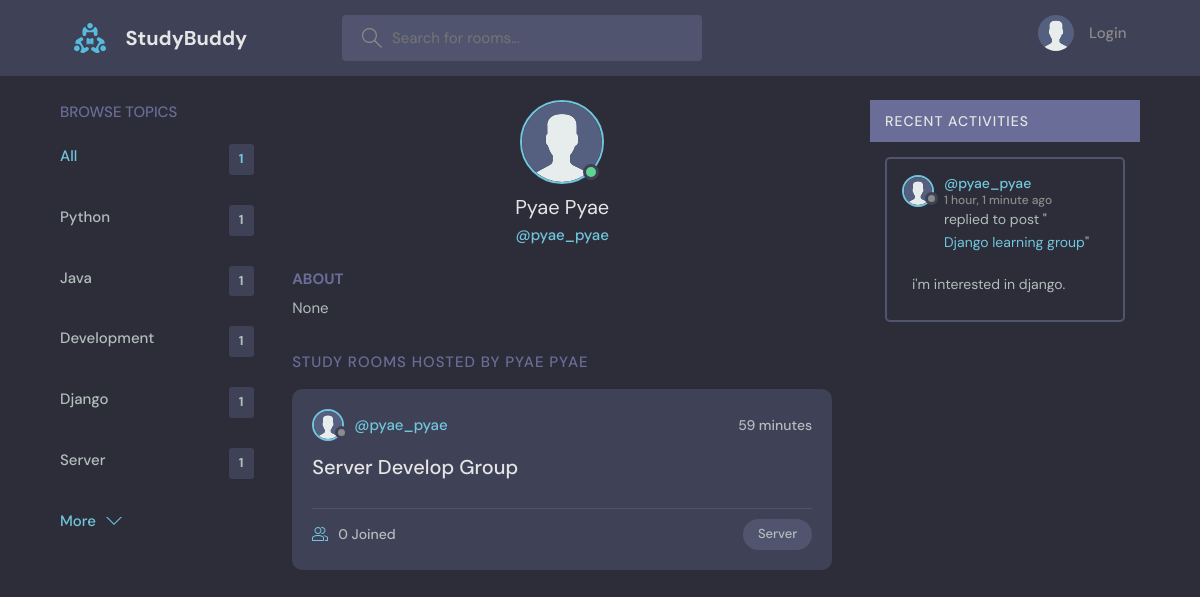
The page /userInfo/3/ on the database its author committed.
### app/models.py (models this page shows, shortened)
class Topics(models.Model):
    name = models.CharField(max_length=200)
    def __str__(self):
        return self.name

class User(AbstractUser):
    username = models.CharField(max_length=200, null=True)
    name = models.CharField(max_length=200, null=True)
    email = models.EmailField(unique=True, null=True)
    bio = models.TextField(null=True)
    avatar = models.ImageField(null=True, default='avatar.svg', upload_to='media')
    USERNAME_FIELD = 'email'
    REQUIRED_FIELDS = []

class Rooms(models.Model):
    name = models.CharField(max_length=200)
    topic = models.ForeignKey(Topics, on_delete=models.CASCADE, related_name='room')
    host = models.ForeignKey(User, on_delete=models.CASCADE)
    description = models.TextField(blank=True)
    participants = models.ManyToManyField(User, related_name='participants', blank=True)
    updated = models.DateTimeField(auto_now=True)
    created = models.DateTimeField(auto_now_add=True)
    class Meta:
        ordering = ['-updated', '-created']
    def __str__(self):
        return self.name

class Messages(models.Model):
    room = models.ForeignKey(Rooms, on_delete=models.CASCADE)
    user = models.ForeignKey(User, on_delete=models.CASCADE)
    body = models.TextField(blank=False)
    updated = models.DateTimeField(auto_now=True)
    created = models.DateTimeField(auto_now_add=True)
    class Meta:
        ordering = ['-updated', '-created']

### app/views.py (the view)
# urls.py: path('userInfo/<str:pk>/', views.userInfo_view, name='user-info'),
def userInfo_view(request, pk):
    topics = Topics.objects.all()
    user = User.objects.get(id=pk)
    rooms = Rooms.objects.filter(host=user)
    messages = Messages.objects.filter(user=user)
    context = {
        'user':user,
        'messages': messages,
        'rooms': rooms,
        'topics': topics
    }
    return render(request, 'userInfo.html', context)

### templates/userInfo.html (shortened to what this page needs)
{% extends 'base.html' %}
{% block content %}
<main class="profile-page layout layout--3">
  <div class="container">
      {% include 'topics.html' %}
      <div class="roomList">
        <div class="profile">
          <div class="profile__avatar">
            <div class="avatar avatar--large active">
              <img src="{{user.avatar.url}}" />
            </div>
          </div>
          <div class="profile__info">
            <h3>{{user.name}}</h3>
            <p>@{{user.username}}</p>
          </div>
          <div class="profile__about">
            <h3>About</h3>
            <p>
              {{user.bio}}
            </p>
          </div>
        </div>
        <div class="roomList__header">
          <div>
            <h2>Study Rooms Hosted by {{user.name}}</a>
            </h2>
          </div>
        </div>
        {% for room in rooms %}
        <div class="roomListRoom">
          <div class="roomListRoom__header">
            <a href="{% url 'user-info' room.host.id %}" class="roomListRoom__author">
              <div class="avatar avatar--small">
                <img src="{{room.host.avatar.url}}" />
              </div>
              <span>@{{room.host.username}}</span>
            </a>
            <div class="roomListRoom__actions">
              <span>{{room.updated|timesince}}</span>
            </div>
          </div>
          <div class="roomListRoom__content">
            <a href="{% url 'roomDetails' room.id %}">{{room.name}}</a>
          </div>
          <div class="roomListRoom__meta">
            <a href="{% url 'roomDetails' room.id %}" class="roomListRoom__joined">
             {{room.participants.count}} Joined
            </a>
            <p class="roomListRoom__topic">{{room.topic.name}}</p>
          </div>
        </div>
        {% endfor %}
      </div>
      {% include 'activities.html' %}
    </div>
  </main>
{% endblock %}

### templates/base.html (shortened to what this page needs)
{% load static %}
<!DOCTYPE html>
<html lang="en">
  <head>
    <link rel="stylesheet" href="{% static 'css/style.css' %}" />
  </head>
  <body>
    {% include 'nav.html' %}
<div class="block-container">
  {% block content %}
  {% endblock %}
</div>
  </body>
</html>

### templates/nav.html (shortened to what this page needs)
{% load static %}
<header class="header header--loggedIn">
    <div class="container">
      <a href="{% url 'home' %}" class="header__logo">
        <img src="{% static 'assets/logo.svg' %}" />
        <h1>StudyBuddy</h1>
      </a>
      <form class="header__search">
        <label>
          <input placeholder="Search for rooms..." name="q" />
        </label>
      </form>
      <nav class="header__menu">
{% if request.user.is_authenticated %}
        <div class="header__user">
          <a href="{% url 'user-info' request.user.id %}">
            <div class="avatar avatar--medium active">
              <img src="{{request.user.avatar.url}}" />
            </div>
            <p>{{request.user.name}} <span>@{{request.user.username}}</span></p>
          </a>
          <button class="dropdown-button">
            <svg version="1.1" xmlns="http://www.w3.org/2000/svg" width="32" height="32" viewBox="0 0 32 32">
              <title>chevron-down</title>
              <path d="M16 21l-13-13h-3l16 16 16-16h-3l-13 13z"></path>
            </svg>
          </button>
        </div>
        <div class="dropdown-menu">
          <a href="{% url 'logout' %}" class="dropdown-link"
            ><svg version="1.1" xmlns="http://www.w3.org/2000/svg" width="32" height="32" viewBox="0 0 32 32">
              <title>sign-out</title>
              <path
                d="M3 0h22c0.553 0 1 0 1 0.553l-0 3.447h-2v-2h-20v28h20v-2h2l0 3.447c0 0.553-0.447 0.553-1 0.553h-22c-0.553 0-1-0.447-1-1v-30c0-0.553 0.447-1 1-1z"
              ></path>
              <path
                d="M21.879 21.293l1.414 1.414 6.707-6.707-6.707-6.707-1.414 1.414 4.293 4.293h-14.172v2h14.172l-4.293 4.293z"
              ></path>
            </svg>
            Logout</a
          >
        </div>
{% else %}
        <a href="{% url 'login' %}">
          <img src="{% static 'assets/avatar.svg' %}" />
          <p>Login</p>
        </a>
{% endif %}
      </nav>
    </div>
  </header>

### templates/topics.html
<div class="topics">
    <div class="topics__header">
      <h2>Browse Topics</h2>
    </div>
    <ul class="topics__list">
      <li>
        <a href="{% url 'home' %}" class="active">All <span>{{rooms.count}}</span></a>
      </li>
      <li>
        {% for topic in topics %}
        <a href="{% url 'home' %}?q={{topic.name}}">{{topic}} <span>{{topic.room.count}}</span></a>
        {% endfor %}
      </li>
    </ul>
    <a class="btn btn--link" href="{% url 'topic-details' %}">
      More
      <svg version="1.1" xmlns="http://www.w3.org/2000/svg" width="32" height="32" viewBox="0 0 32 32">
        <title>chevron-down</title>
        <path d="M16 21l-13-13h-3l16 16 16-16h-3l-13 13z"></path>
      </svg>
    </a>
  </div>

### templates/activities.html (shortened to what this page needs)
<div class="ativities">
  <div class="activities__header">
    <h2>Recent Activities</h2>
  </div>
  {% for message in messages %}
  <div class="activities__box">
    <div class="activities__boxHeader roomListRoom__header">
      <a href="{% url 'user-info' message.user.id %}" class="roomListRoom__author">
        <div class="avatar avatar--small">
          <img src="{{message.user.avatar.url}}" alt="">
        </div>
        <p>@{{message.user.username}} <span>{{message.created|timesince}} ago</span></p>
      </a>
    </div>
    <div class="activities__boxContent">
      <p>replied to post "<a href="{% url 'roomDetails' message.room.id %}">{{message.room}}</a>"</p>
      <div class="activities__boxRoomContent">{{message.body}}</div>
    </div>
  </div>
  {% endfor %}
</div>

### rows shown on the page
Topics: name "Python", room.count "1"
Topics: name "Java", room.count "1"
Topics: name "Development", room.count "1"
Topics: name "Django", room.count "1"
Topics: name "Server", room.count "1"
User: avatar (placeholder picture), name "Pyae Pyae", username "pyae_pyae", bio "None", name "PYAE PYAE"
Rooms: host.avatar (placeholder picture), host.username "pyae_pyae", updated "59 minutes", name "Server Develop Group", participants.count "0", topic.name "Server"
Messages: user.avatar (placeholder picture), user.username "pyae_pyae", created "1 hour, 1 minute", room "Django learning group", body "i'm interested in django."

### other values the page prints
{{ rooms.count }} "1"
